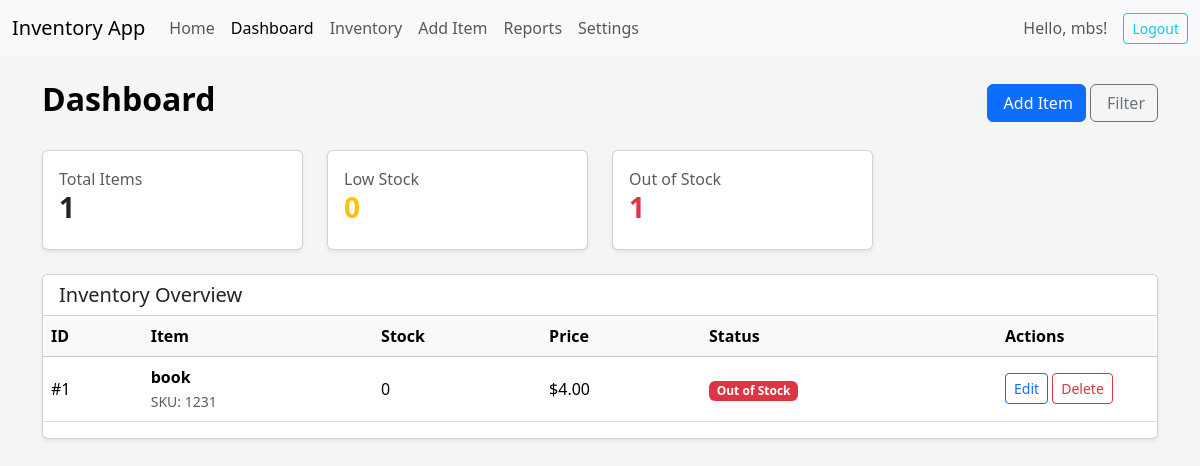
Page /dashboard/ (signed in) on the earlier database version.
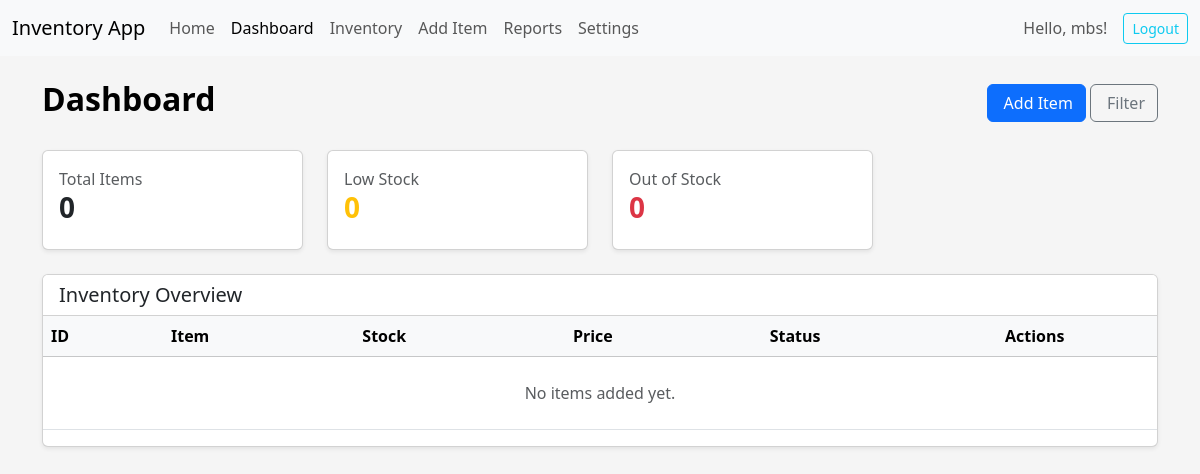
Same page on the later database version.
### core/models.py (models this page shows, shortened)
class Item(models.Model):
    name = models.CharField(max_length=255)
    sku = models.CharField(max_length=100, unique=True)
    quantity = models.PositiveIntegerField()
    price = models.DecimalField(max_digits=10, decimal_places=2)
    image = models.ImageField(upload_to="items/", blank=True, null=True)
    last_restock_date = models.DateField(auto_now=True)
    expiration_date = models.DateField(blank=True, null=True)

### core/views.py (the view)
# urls.py: path("dashboard/", views.dashboard, name="dashboard"),
@login_required()
def dashboard(request):
    items = Item.objects.all()
    context = {
        "total_items": items.count(),
        "out_of_stock": items.filter(quantity=0).count(),
        "low_stock": items.filter(quantity__gt=0, quantity__lt=10).count(),
        "items": items,
    }
    return render(request, "dashboard.html", context)

### core/context_processors.py (called while the page is built)
def theme_settings(request):
    settings = AppSettings.objects.first()
    return {"settings": settings}

### core/templates/dashboard.html (shortened to what this page needs)
{% extends "base.html" %}
{% load static %}
{% block content %}
<div class="d-flex justify-content-between align-items-center mb-4">
    <h2 class="fw-bold">Dashboard</h2>
    <div>
        <a href="{% url 'add_item' %}" class="btn btn-primary">
             Add Item
        </a>
        <button class="btn btn-outline-secondary">
             Filter
        </button>
    </div>
</div>
<div class="row g-4 mb-4">
    <div class="col-md-3">
        <div class="card shadow-sm p-3">
            <p class="text-muted m-0">Total Items</p>
            <h3 class="fw-bold">{{ total_items }}</h3>
        </div>
    </div>
    <div class="col-md-3">
        <div class="card shadow-sm p-3">
            <p class="text-muted m-0">Low Stock</p>
            <h3 class="fw-bold text-warning">{{ low_stock }}</h3>
        </div>
    </div>
    <div class="col-md-3">
        <div class="card shadow-sm p-3">
            <p class="text-muted m-0">Out of Stock</p>
            <h3 class="fw-bold text-danger">{{ out_of_stock }}</h3>
        </div>
    </div>
</div>
<div class="card shadow-sm">
    <div class="card-header bg-white">
        <h5 class="mb-0">Inventory Overview</h5>
    </div>
    <div class="table-responsive">
        <table class="table table-hover align-middle">
            <thead class="table-light">
                <tr>
                    <th>ID</th>
                    <th>Item</th>
                    <th>Stock</th>
                    <th>Price</th>
                    <th>Status</th>
                    <th style="width: 160px;">Actions</th>
                </tr>
            </thead>
            <tbody>
                {% for item in items %}
                <tr>
                    <td>#{{ item.id }}</td>
                    <td>
                        <strong>{{ item.name }}</strong><br>
                        <small class="text-muted">SKU: {{ item.sku }}</small>
                    </td>
                    <td>{{ item.quantity }}</td>
                    <td>${{ item.price }}</td>
                    <td>
                        {% if item.quantity == 0 %}
                            <span class="badge bg-danger">Out of Stock</span>
                        {% elif item.quantity < 10 %}
                            <span class="badge bg-warning">Low Stock</span>
                        {% else %}
                            <span class="badge bg-success">In Stock</span>
                        {% endif %}
                    </td>
                    <td>
                        <a href="{% url 'item_detail' item.id %}" class="btn btn-sm btn-outline-primary">
                            Edit
                        </a>
                        <form action="/inventory/{{ item.id }}/delete/" method="POST" style="display:inline;">
                            <button class="btn btn-sm btn-outline-danger" onclick="return confirm('Are you sure you want to delete this item?')">
                                Delete
                            </button>
                        </form>
                    </td>
                </tr>
                {% empty %}
                <tr>
                    <td colspan="6" class="text-center text-muted py-4">
                        No items added yet.
                    </td>
                </tr>
                {% endfor %}
            </tbody>
        </table>
    </div>
</div>
{% endblock %}

### core/templates/base.html (shortened to what this page needs)
<!DOCTYPE html>
<html lang="en">
<head>
    <link href="https://cdn.jsdelivr.net/npm/bootstrap@5.3.2/dist/css/bootstrap.min.css" rel="stylesheet">
</head>
<body class="{% if settings.theme == 'dark' %}dark-mode{% else %}light-mode{% endif %}">
{% if request.user.is_authenticated %}
<nav class="navbar navbar-expand-lg
    {% if settings.theme == 'dark' %}navbar-dark bg-dark{% else %}navbar-light bg-light{% endif %}">
    <div class="container-fluid">
        <a class="navbar-brand" href="/home/">Inventory App</a>
        <div class="collapse navbar-collapse" id="navbarNav">
            <ul class="navbar-nav me-auto">
                <li class="nav-item"><a class="nav-link {% if request.path == '/home/' %}active{% endif %}" href="/home/">Home</a></li>
                <li class="nav-item"><a class="nav-link {% if request.path == '/dashboard/' %}active{% endif %}" href="/dashboard/">Dashboard</a></li>
                <li class="nav-item"><a class="nav-link {% if '/inventory/' in request.path and 'add' not in request.path %}active{% endif %}" href="/inventory/">Inventory</a></li>
                <li class="nav-item"><a class="nav-link {% if '/inventory/add/' in request.path %}active{% endif %}" href="/inventory/add/">Add Item</a></li>
                <li class="nav-item"><a class="nav-link {% if request.path == '/reports/' %}active{% endif %}" href="/reports/">Reports</a></li>
                <li class="nav-item"><a class="nav-link {% if request.path == '/settings/' %}active{% endif %}" href="/settings/">Settings</a></li>
            </ul>
            <span class="navbar-text me-3">
                Hello, {{ request.user.username }}!
            </span>
            <a href="/logout/" class="btn btn-outline-info btn-sm">Logout</a>
        </div>
    </div>
</nav>
{% endif %}
<div class="container mt-4">
    {% block content %}{% endblock %}
</div>
</body>
</html>

### core/templates/base.html (style rules this page uses)
body.light-mode { background-color: #f5f5f5 !important; color: black !important; }

Differences in the rows shown:
removed Item: id "1", name "book", sku "1231", quantity "0", price "4.00", shows "Out of Stock"
Other differences:
{{ total_items }}: "1" → "0"
{{ out_of_stock }}: "1" → "0"
text now shown: "No items added yet."
